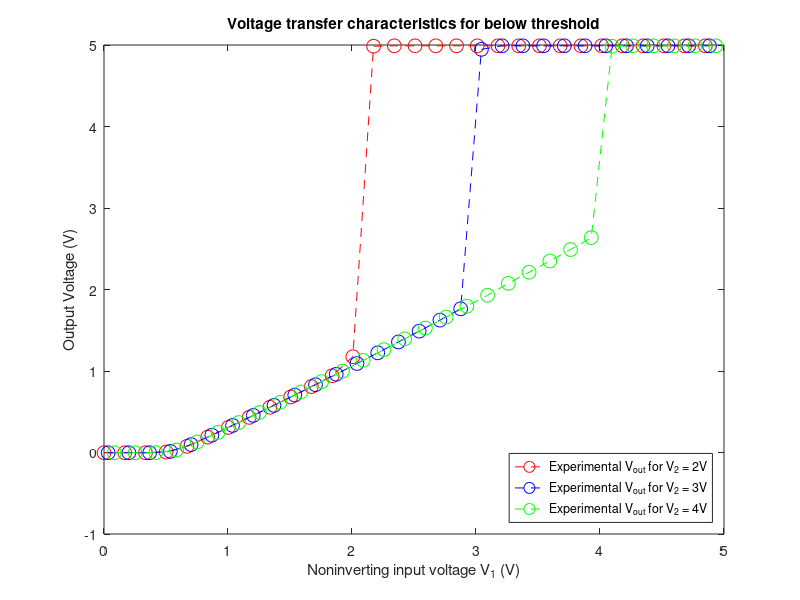

MATLAB code for this plot:
%Experiment 1 Part 2 plotter
interval = 10;

%%Part 2
% Next, connect V2 to a constant voltage source and sweep V1 from one rail to the other,
% measuring Vout for at least three di?erent values of V2 that are above the bias voltage. In
% your report, include a single plot showing all of these voltage transfer characteristics (VTCs).
% Repeat this experiment for an above-threshold bias current.


load('Data/Experiment1Part2Data.mat')
plot(V1(1:interval:end),Vout(1:interval:end), '--ro','MarkerSize',10); hold on;

load('Data/Experiment1Part3Data.mat')
plot(V1(3:interval:end),Vout(3:interval:end), '--bo','MarkerSize',10); hold on;

load('Data/Experiment1Part4Data.mat')
plot(V1(6:interval:end),Vout(6:interval:end), '--go','MarkerSize',10); hold on;


title('Voltage transfer characteristics for below threshold');
xlabel('Noninverting input voltage V_{1} (V)');
ylabel('Output Voltage (V)');

legend('Experimental V_{out} for V_2 = 2V',...
 'Experimental V_{out} for V_2 = 3V',...
 'Experimental V_{out} for V_2 = 4V',...
 'Location','SouthEast')